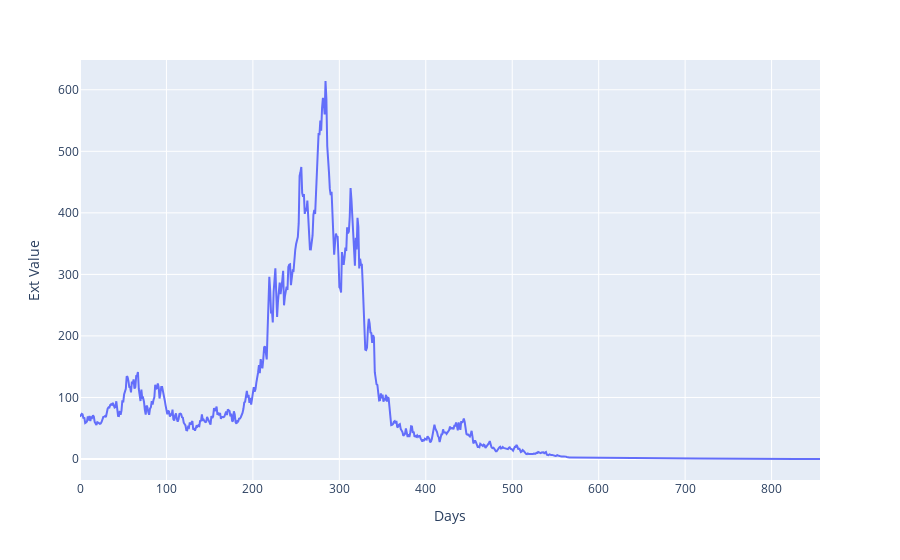

The cell this chart's notebook holds for it:
### Code cell
px.line(returns, x="Days", y="Ext Value")

### Figure 1 — Plotly figure (JSON) as saved in the notebook; plotly's stock layout.template omitted (floating-point values rounded to 4 significant figures; data arrays with more than 128 entries replaced by an {"elided": "..."} marker saying what was removed)
{"data": [{"hovertemplate": "Days=%{x}<br>Ext Value=%{y}<extra></extra>", "legendgroup": "", "line": {"color": "#636efa", "dash": "solid"}, "mode": "lines", "name": "", "orientation": "v", "showlegend": false, "type": "scatter", "x": {"elided": "857 int values"}, "xaxis": "x", "y": {"elided": "857 float values"}, "yaxis": "y"}], "layout": {"legend": {"tracegroupgap": 0}, "margin": {"t": 60}, "xaxis": {"anchor": "y", "domain": [0, 1], "title": {"text": "Days"}}, "yaxis": {"anchor": "x", "domain": [0, 1], "title": {"text": "Ext Value"}}}}
